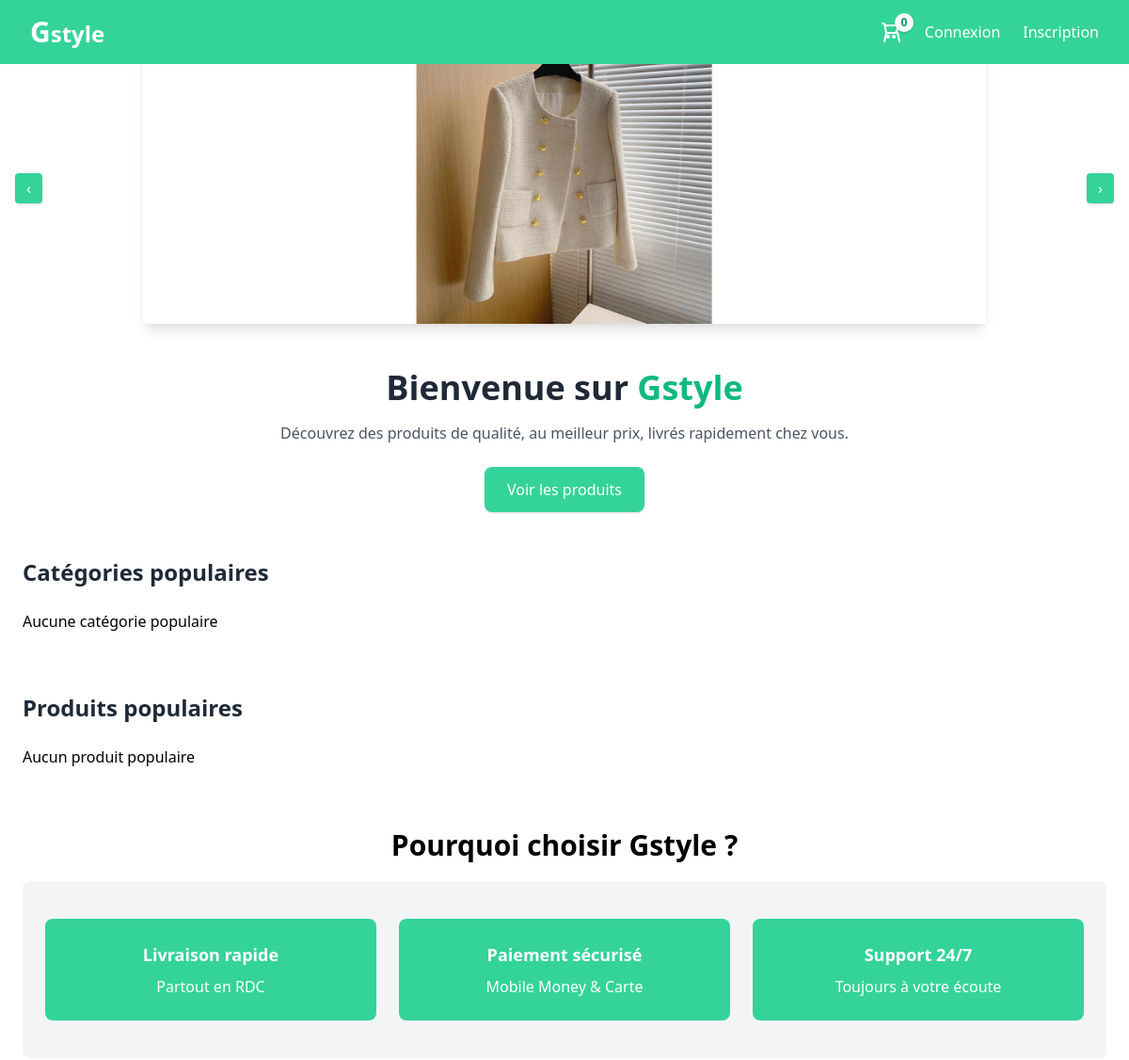
/ (upper part), run on an earlier commit of the app's database.
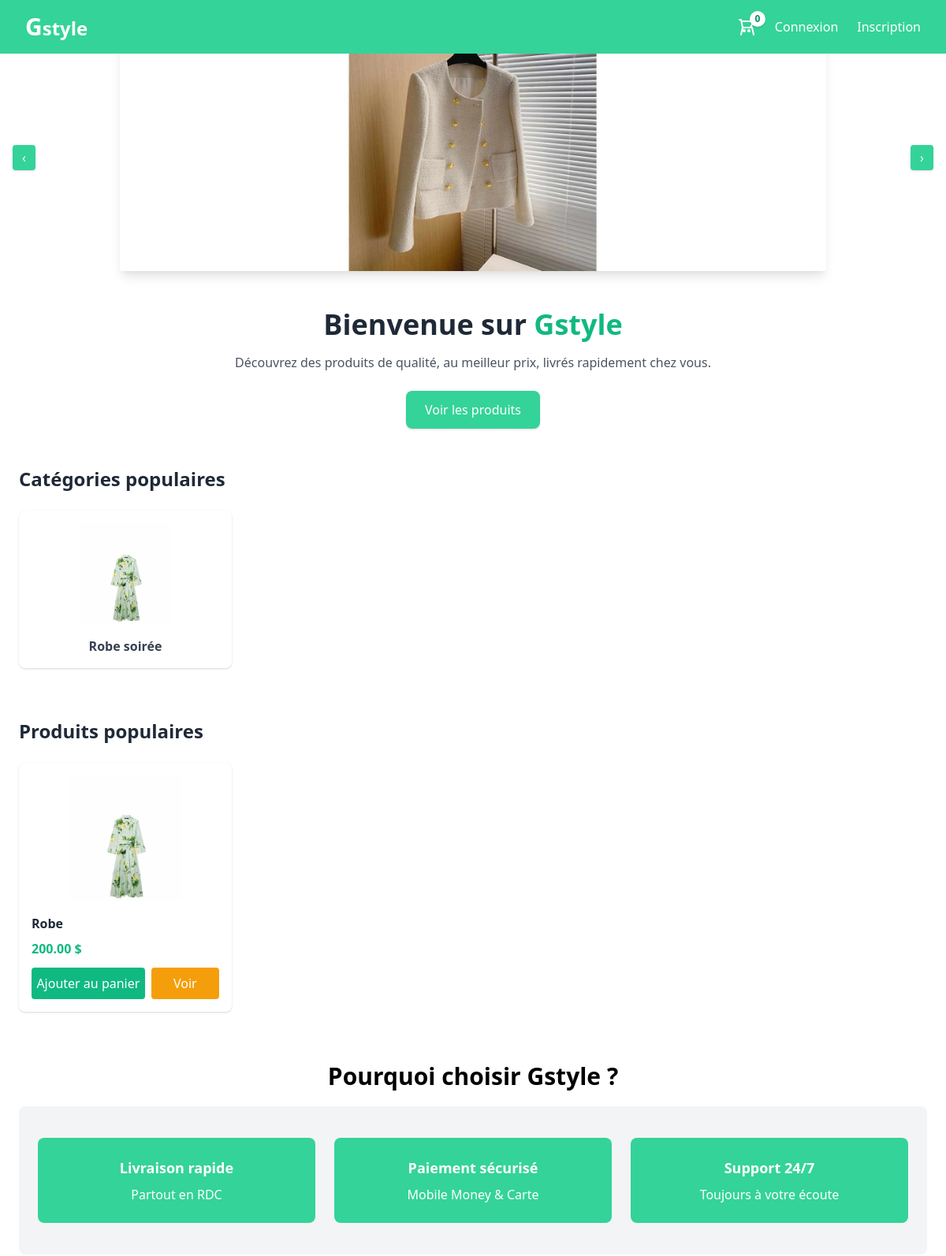
And on a later commit of the database.
### products/models.py (models this page shows, shortened)
class Categorie(models.Model):
    nom = models.CharField(max_length=100)
    image = models.ImageField(upload_to="categories/", blank=True, null=True)
    est_populaire = models.BooleanField(default=False)

class Produit(models.Model):
    nom = models.CharField(max_length=200)
    description = models.TextField()
    prix = models.DecimalField(max_digits=10, decimal_places=2)
    image = models.ImageField(upload_to='products/')
    stock = models.PositiveIntegerField(default=0)
    est_populaire = models.BooleanField(default=False)
    categorie = models.ForeignKey(Categorie, on_delete=models.SET_NULL, null=True, blank=True)

### ecommerce/views.py (the view)
# urls.py: 2. Add a URL to urlpatterns:  path('', views.home, name='home')
def home(request):
    categories_populaires = Categorie.objects.filter(est_populaire=True)
    produits_populaires = Produit.objects.filter(est_populaire=True)[:8]
    context = {
        "categories": categories_populaires,
        "produits": produits_populaires,
    }
    return render(request, "home.html", context)

### panier/context_processors.py (called while the page is built)
def panier_context(request):
    if request.user.is_authenticated:
        panier, _ = Panier.objects.get_or_create(user=request.user)
        return {'panier': panier}
    return {'panier': None}

### ecommerce/templates/home.html (shortened to what this page needs)
{% extends "base.html" %}
{% load static %}
{% block content %}
<section class="text-center mb-12">
    <h1 class="text-4xl font-extrabold text-gray-800">
        Bienvenue sur <span class="text-green-500">Gstyle</span>
    </h1>
    <p class="mt-4 text-gray-600 max-w-2xl mx-auto">
        Découvrez des produits de qualité, au meilleur prix, livrés rapidement chez vous.
    </p>
    <a href="{% url 'products:list_products' %}"
       class="inline-block mt-6 bg-green-400 text-white px-6 py-3 rounded-lg shadow hover:bg-green-600 transition">
        Voir les produits
    </a>
</section>
<section class="mb-16">
    <h2 class="text-2xl font-bold mb-6 text-gray-800">
        Catégories populaires
    </h2>
    <div class="grid grid-cols-1 sm:grid-cols-2 md:grid-cols-4 gap-6">
        {% for cat in categories %}
        <div class="bg-white rounded-lg shadow hover:shadow-lg transition p-4 text-center">
            <img src="{{ cat.image.url }}" class="h-32 mx-auto object-contain" alt="{{ cat.nom }}">
            <h3 class="mt-4 font-semibold text-gray-700">{{ cat.nom }}</h3>
        </div>
        {% empty %}
        <p>Aucune catégorie populaire</p>
        {% endfor %}
    </div>
</section>
<section class="mb-16">
    <h2 class="text-2xl font-bold mb-6 text-gray-800">
        Produits populaires
    </h2>
    <div class="grid grid-cols-1 sm:grid-cols-2 md:grid-cols-4 gap-6">
        {% for prod in produits %}
        <div class="bg-white rounded-lg shadow hover:shadow-lg transition p-4">
            <img src="{{ prod.image.url }}" class="h-40 w-full object-contain" alt="{{ prod.nom }}">
            <h3 class="mt-4 font-semibold text-gray-800">{{ prod.nom }}</h3>
            <p class="text-green-500 font-bold mt-2">{{ prod.prix }} $</p>
            <div class="flex gap-2">
                <a href="{% url 'add_to_cart' prod.id %}" class="w-60 mt-3 bg-green-500 text-white text-center py-2 rounded hover:bg-green-600 transition">
                Ajouter au panier
            </a>
            <a href="{% url 'products:detail' prod.id %}" class="w-36 mt-3 bg-yellow-500 text-white text-center py-2 rounded hover:bg-yellow-600 transition">Voir</a>
            </div>
        </div>
        {% empty %}
        <p>Aucun produit populaire</p>
        {% endfor %}
    </div>
</section>
<h2 class="text-3xl text-center font-bold"> Pourquoi choisir Gstyle ?</h2>
<section class="bg-gray-100 rounded-lg p-10 px-6 mt-5 mb-16">
    <div class="grid grid-cols-1 md:grid-cols-3 gap-6 text-center">
        <div class="bg-green-400 p-6 text-white rounded-lg">
            <h3 class="font-bold text-lg">Livraison rapide</h3>
            <p class="text-white-600 mt-2">Partout en RDC</p>
        </div>
        <div class="bg-green-400 p-6 text-white rounded-lg">
            <h3 class="font-bold text-lg">Paiement sécurisé</h3>
            <p class="text-white-600 mt-2">Mobile Money & Carte</p>
        </div>
        <div class="bg-green-400 p-6 text-white rounded-lg">
            <h3 class="font-bold text-lg">Support 24/7</h3>
            <p class="text-white-600 mt-2">Toujours à votre écoute</p>
        </div>
    </div>
</section>
{% endblock %}

What changed in the data, as far as the page shows it:
added Categorie: image (picture), nom "Robe soirée"
added Produit: image (picture), nom "Robe", prix "200.00"
Also different on the page:
text no longer shown: "Aucune catégorie populaire Aucun produit populaire"
